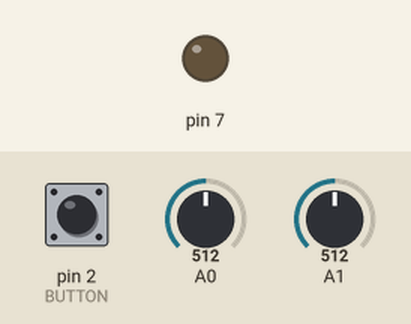
This sketch was run on a simulated Arduino Uno, built with avr-gcc and run on an emulated ATmega328P. Parts: output pins drawn as LEDs (lit = HIGH). The test bench sets the inputs (shaded band); at power-on: pin 2 (BUTTON) HIGH, A0 = 512, A1 = 512. What the sketch prints to the serial monitor is not drawn.

Above: at 1.2 s.
1.3 s: pin 2 (BUTTON) pulled LOW for 0.15 s
At 1.9 s:
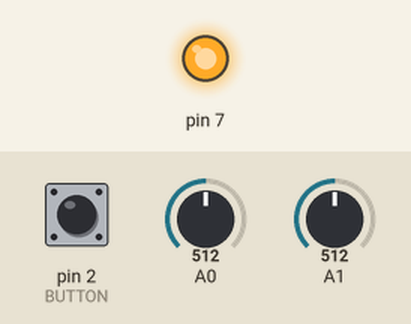
2.9 s: pin 2 (BUTTON) pulled LOW for 1 s
At 3.3 s:
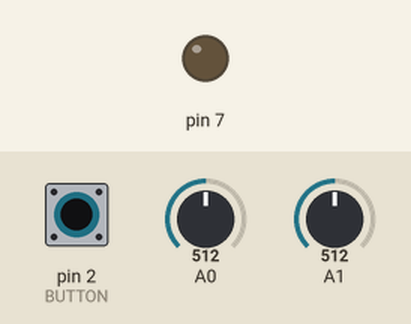
5.4 s: pin 2 (BUTTON) pulled LOW for 3.2 s
At 6.2 s:
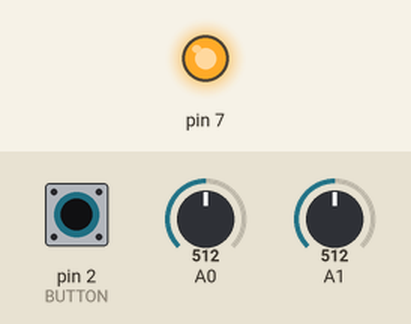
Timing chart, 0 to 8.4 s (numbered marks = the images above; inputs shaded):
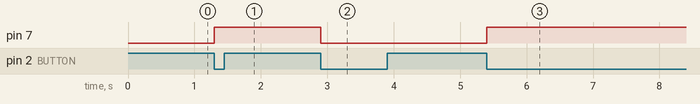

The sketch:

car0.ino
```cpp
#include <XBee.h>
#include <voltage_reader.h>
#include <ACS712.h>
#include "Transponder.h"
#include <avr/interrupt.h>

#define CAR_NUMBER 0
#define CURRENT_PORT 0
#define VOLTAGE_PORT 1
#define LED 7
#define BUTTON 2
#define MASTER_ADDRESS 0x5678

static bool should_broadcast;
const static String voltage_preamble = "SV ";
const static String current_preamble = "SA ";
static ACS712* current;
static XBee* radio;
static voltage_reader* volts;
static Transponder* trans;

void setup()
{
  should_broadcast = false;

  //set up current
  current = new ACS712(CURRENT_PORT);
  //set up radio
  radio = new XBee();
  //set up voltage
  volts = new voltage_reader(VOLTAGE_PORT);
  //set up transponder
  trans = new Transponder(  LED);  //


  pinMode(BUTTON, INPUT);
  digitalWrite(BUTTON, HIGH);    // Enable pullup resistor

  //set up interrupt
  // enable global interrupts
 attachInterrupt(0, pin2ISR, FALLING);

  Serial.begin(9600);
  Serial.println("Finished Setup");
}

void loop()
{

  //check voltage
  float v_measurement = volts->get_voltage(50);

  //if voltage high enough
  //step down converter doesn't come on until 4v
  if(v_measurement >= 4.0f)
  {

    //check current
    float c_measurement = current->get_current();
    Serial.println("The current is: ");
    Serial.println(c_measurement);
    Serial.println("The adc is" );
    Serial.println(analogRead(0));
    //send voltage
    int count = 0;
    uint8_t* payload = prepare_message(voltage_preamble, v_measurement, &count);
    Tx16Request tx = Tx16Request(MASTER_ADDRESS, payload, count);
    radio->send(tx);
    //send current
    count = 0;

   payload = prepare_message(current_preamble, c_measurement, &count);
    tx = Tx16Request(MASTER_ADDRESS, payload, count);
    radio->send(tx);
    delay(500);
  }


}

/***** floatToStr( float val, char * str) ******
 * Reads the float val and prints 5 characters into the char * array str.
 * Important: array size 6 or greater or BAD things happen.
 ********************************************/
void floatToStr( float val, char * str)
{
  sprintf(str,"%02d",(int) val);
  sprintf(&str[2],".");

  uint8_t printIndx = 3;
  unsigned int precision = 100;
  unsigned int frac;
  if(val >= 0)
    frac = (val - int(val)) * precision;
  else
     frac = (int(val)- val ) * precision;
  int frac1 = frac;
  while( frac1 /= 10 )
      precision /= 10;
  precision /= 10;
  while(  precision /= 10)
      sprintf(&str[printIndx++],"0");

  sprintf(&str[printIndx],"%d",frac);
}

uint8_t* prepare_message(const String message, float f, int* sizeOf)
{
  //  Serial.println(f);
//  char c [6];
//  c[5] = 0;
 char c [10];
 dtostrf(f, 5, 2, c);
  //floatToStr(f,c);
  // SV #V  or
  // SA #A
//  Serial.print("C is: ");
//  Serial.println(c);
  String temp = message + c;
//   Serial.print("\nTemp is: " );
//   Serial.println(temp);

  uint8_t results[temp.length()];

//  Serial.println("");
  //temp.getBytes(results, temp.length());

 // Serial.print("The result array is" );
  for(int i = 0; i < temp.length(); i++)
  {
      results[i] = temp[i];
  }
  *sizeOf = temp.length();
 // Serial.print("\nResults is: ");
// Serial.println((char*)results);
// Serial.println("\n\n");
  return results;
}

void pin2ISR()
{

   static unsigned long last_interrupt_time = 0;
   unsigned long interrupt_time = millis();
    // If interrupts come faster than 200ms, assume it's a bounce and ignore
    if (interrupt_time - last_interrupt_time > 200)
    {
      if(trans->get_is_on())
        trans->turn_off();
      else
        trans->turn_on();


    }
  last_interrupt_time = interrupt_time;

}
```

Transponder.cpp
```cpp
#include "Transponder.h"


Transponder::Transponder(unsigned int led)
{
    led_pin = led;
    //set up button

    //set up led
    pinMode(led_pin, OUTPUT);
    //start turned off;
    turn_off();

}

bool Transponder::get_is_on()
{
   return  is_on;
}
void Transponder::turn_off()
{
    digitalWrite(led_pin, LOW);
    is_on = false;
}
void Transponder::turn_on()
{
    digitalWrite(led_pin, HIGH );
    is_on = true;
}
```

Transponder.h
```cpp
#include "Arduino.h"

class Transponder
{
  private:
          unsigned int led_pin;
          volatile bool is_on;
  public:
        Transponder(unsigned int led);
        bool get_is_on();
        void turn_off();
        void turn_on();
};
```

Measured:
- after the input at 1.3 s, pin 7: LOW → HIGH at once
- after the input at 2.9 s, pin 7: HIGH → LOW at once
- after the input at 5.4 s, pin 7: LOW → HIGH at once
